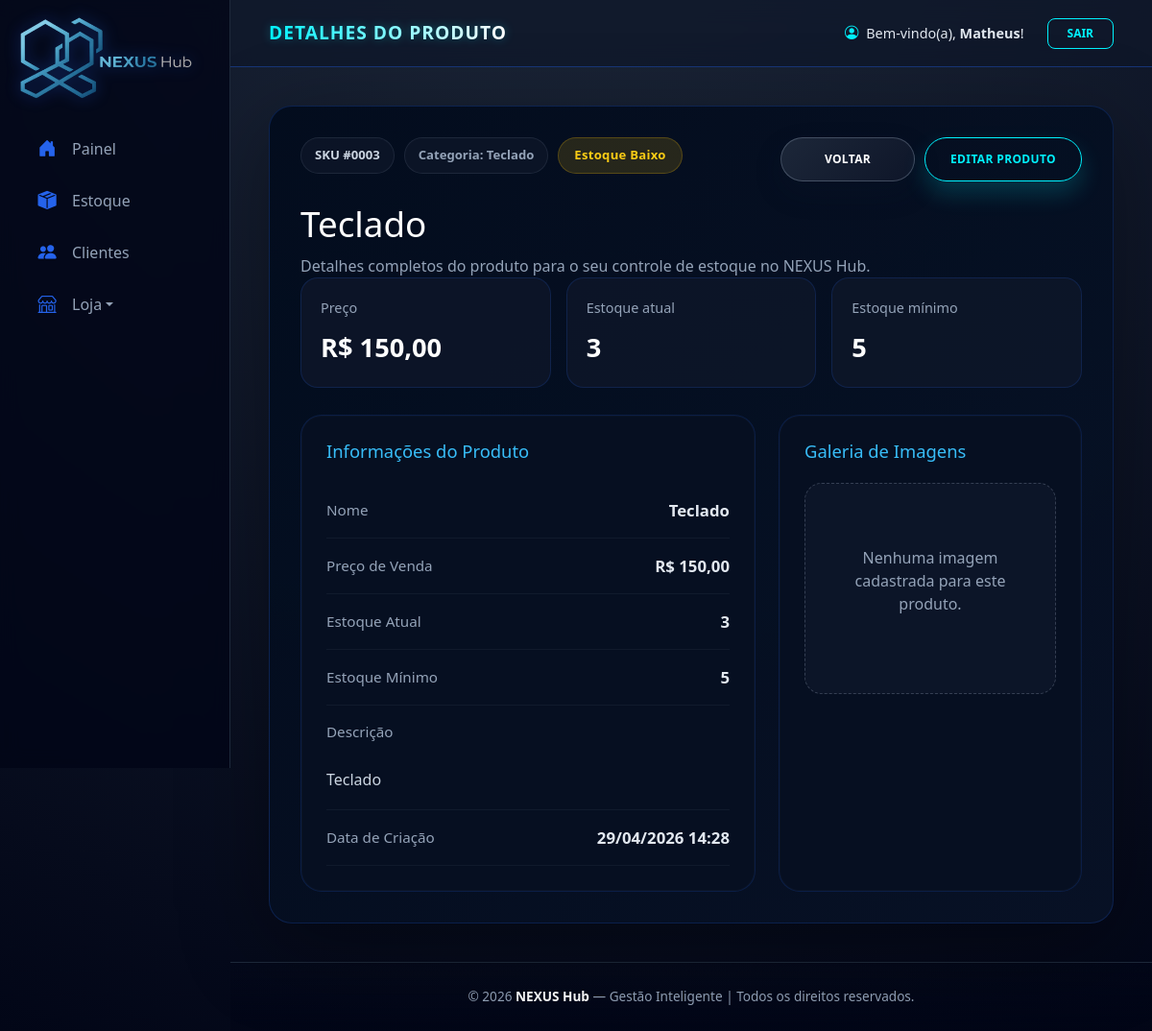
The page /estoque/detalhe/3/ (signed in) on the database as committed earlier.
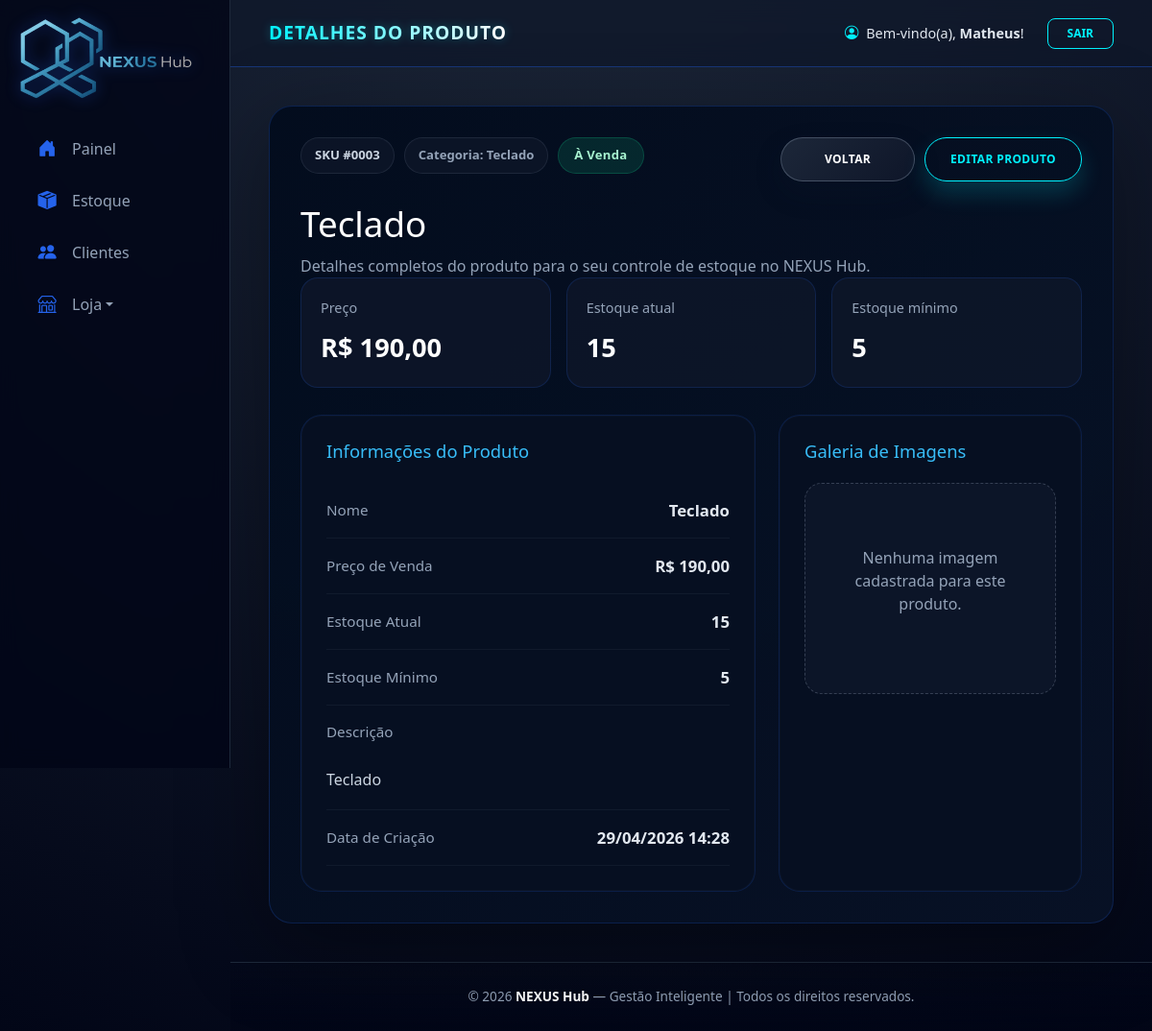
The same page on the database as committed later.
### dashboard/models.py (models this page shows, shortened)
class Produto(models.Model):
    loja = models.ForeignKey(Loja, on_delete=models.CASCADE)
    categoria = models.ForeignKey('Categoria', on_delete=models.SET_NULL, null=True, blank=True)
    nome = models.CharField(max_length=255)
    descricao = models.TextField()
    preco = models.DecimalField(max_digits=10, decimal_places=2)
    estoque = models.IntegerField(default=0)
    estoque_minimo = models.IntegerField(default=5)
    ativo = models.BooleanField(default=True)
    data_criacao = models.DateTimeField(auto_now_add=True)

class Categoria(models.Model):
    nome = models.CharField(max_length=100)
    slug = models.SlugField(unique=True)

### dashboard/views.py (the view)
# urls.py: path('estoque/detalhe/<int:produto_id>/', views.detalhe_produto, name='detalhe_produto'),
@login_required
def detalhe_produto(request, produto_id):
    produto = get_object_or_404(Produto, id=produto_id, loja__vendedor__usuario=request.user)
    imagens = produto.imagens.all()
    return render(request, 'produto_detalhe.html', {
        'produto': produto,
        'imagens': imagens,
    })

### dashboard/context_processors.py (called while the page is built)
def dados_loja(request):
    if request.user.is_authenticated:
        try:
            vendedor_perfil = Vendedor.objects.filter(usuario=request.user).first()
            is_vendedor = vendedor_perfil and vendedor_perfil.aprovado and not request.user.is_superuser
            if vendedor_perfil:
                loja = Loja.objects.filter(vendedor=vendedor_perfil).first()
                return {
                    'loja': loja,
                    'is_vendedor': is_vendedor,
                    'is_admin': request.user.is_superuser,
                }
        except Exception:
            return {
                'loja': None,
                'is_vendedor': False,
                'is_admin': request.user.is_superuser,
            }
    return {
        'loja': None,
        'is_vendedor': False,
        'is_admin': request.user.is_superuser,
    }

### dashboard/templates/produto_detalhe.html (shortened to what the changed rows need)
{% extends 'base.html' %}
{% load static %}
{% block content %}
<div class="produto-detalhe-container">
    <section class="produto-topo">
        <div class="produto-header-info">
            <div>
                <span class="produto-chip">SKU #{{ produto.id|stringformat:"04d" }}</span>
                <span class="produto-chip produto-chip-secondary">Categoria: {% if produto.categoria %}{{ produto.categoria.nome }}{% else %}Sem categoria{% endif %}</span>
                {% if produto.estoque <= 0 %}
                    <span class="produto-badge produto-badge-danger">Esgotado</span>
                {% elif produto.estoque <= produto.estoque_minimo %}
                    <span class="produto-badge produto-badge-warning">Estoque Baixo</span>
                {% else %}
                    <span class="produto-badge produto-badge-success">À Venda</span>
                {% endif %}
            </div>
        </div>
        <div class="produto-titulo-wrapper">
            <h2>{{ produto.nome }}</h2>
            <p class="produto-subtitulo">Detalhes completos do produto para o seu controle de estoque no NEXUS Hub.</p>
        </div>
        <div class="produto-resumo">
            <div class="resumo-card">
                <span>Preço</span>
                <strong>R$ {{ produto.preco|floatformat:2 }}</strong>
            </div>
            <div class="resumo-card">
                <span>Estoque atual</span>
                <strong>{{ produto.estoque }}</strong>
            </div>
            <div class="resumo-card">
                <span>Estoque mínimo</span>
                <strong>{{ produto.estoque_minimo }}</strong>
            </div>
        </div>
    </section>
    <section class="produto-main-grid">
        <article class="produto-card detalhe-card">
            <div class="campo-item">
                <span>Nome</span>
                <strong>{{ produto.nome }}</strong>
            </div>
            <div class="campo-item">
                <span>Preço de Venda</span>
                <strong>R$ {{ produto.preco|floatformat:2 }}</strong>
            </div>
            <div class="campo-item">
                <span>Estoque Atual</span>
                <strong>{{ produto.estoque }}</strong>
            </div>
            <div class="campo-item">
                <span>Estoque Mínimo</span>
                <strong>{{ produto.estoque_minimo }}</strong>
            </div>
            <div class="campo-item campo-descricao">
                <span>Descrição</span>
                <p>{{ produto.descricao|linebreaksbr }}</p>
            </div>
            <div class="campo-item">
                <span>Data de Criação</span>
                <strong>{{ produto.data_criacao|date:'d/m/Y H:i' }}</strong>
            </div>
        </article>
    </section>
</div>
{% endblock %}

Rows that differ between the two databases and show on the page:
changed Produto "Teclado": preco "150,00" → "190,00"; estoque "3" → "15"
Other text that changed with them:
text no longer shown: "Estoque Baixo"
text now shown: "À Venda"
